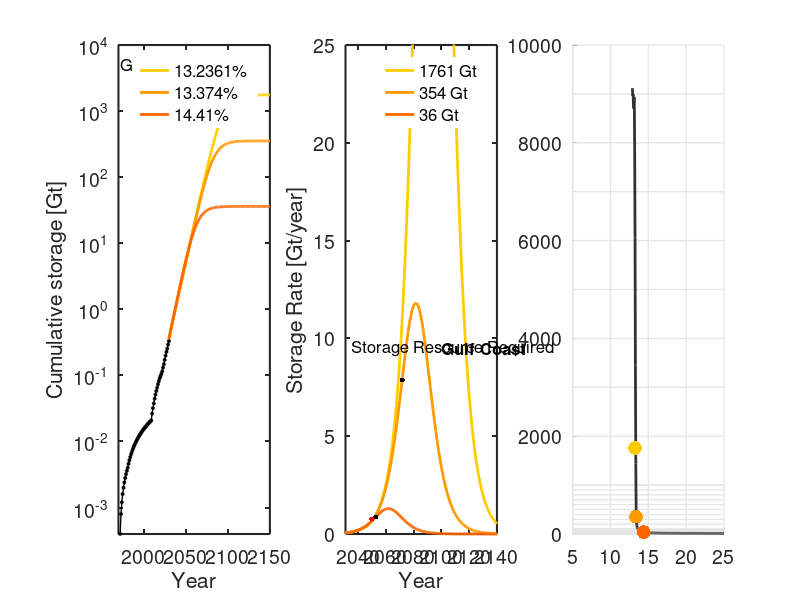

This figure's MATLAB source: (Note: this script raises an error after producing the figure.)
% US national 

clear all
close all
set(0,'DefaultAxesFontSize',14, 'defaultlinelinewidth', 2,...
    'DefaultAxesTitleFontWeight', 'normal')

% Define colormaps, note that colorbrewer was used for manuscript figures,
% and requires additional packages
bluecc = summer(6); 
autumncc = flipud(autumn(6)); 
coolcc = flipud(cool(6)); 
greycc = flipud(gray(6)); 

%% Load Data - historical data 
load('GCdata.txt')
years = GCdata(:,1); % years
qinj =  GCdata(:,2); % MT - storage rate 
Q =  GCdata(:,3)./1000; % Gt - cumulative storage 

% US national 

%% Input
% Growth rate fit to current data
w =0.152439003;
% possible storage capacity required in 2100
Qinf = [366];
% Fit peak years
peak_year = [2096]; 
% Input for models with change in rate in 2030
year_rate_change = (2030);
% rate change
rtarget = [0.132361, 0.13374  0.1441];

% resulting storage to meet 2100 target
Qtarget =[1761.2, 353.7017   36.4242];

% resulting peak injection
peak_target = [2094.1, 2081.6 2061.9];

% vector defining years c5alculate model output
x = [years(1):2150];
% calculate the constant for exponential growth
% a = Q(2030)./exp(year_Rate_change.*w);
%% Plot cumulative storage
figure('position', [105  337  1700  441])
subplot(1,3,1)
hold on


% Plot increased rate data
for i=1:length(Qtarget)
    % trajectory from 8.6 and a rate change to 10.6
    cum_at_rate_change = exp(year_rate_change.*w).*exp(-310.4750519);
    x2 = [year_rate_change:2150];
    
    C = (Qtarget(i)-cum_at_rate_change);
    pt = (C./(1+exp(rtarget(i)*(peak_target(i)-x2))));
    plot(x2,pt, 'color', autumncc(i+1,:))
end


% Plot actual data - historical growth data 
plot(years(1:end), Q(1:end),'-ok','MarkerFaceColor', 'k','MarkerSize',2, 'linewidth', 1,'HandleVisibility','off')
set(gca, 'YScale', 'log')

% Large plot axis
text(1972, 5000, 'Growth Rates', 'fontsize', 12)
axis([1970 2150 10^-3.4 10^4])
legend({[num2str(rtarget(1)*100), '%'], ...
    [num2str(rtarget(2)*100), '%'],[num2str(rtarget(3)*100), '%']}, ...
    'Box', 'off',  'fontsize', 12, 'Position', ...
    [0.126 0.63 0.07 0.2630])
xlabel('Year')
ylabel('Cumulative storage [Gt]')
box on
set(gca, 'YScale', 'log')
set(gca, 'Color', 'white');
set(gca,'linewidth',1.5)

%% Storage rate subplot
subplot(1,3,2)
hold on


% Calculate rate change storage curves
for i=1:length(Qtarget)
    cum_2030 = exp(year_rate_change.*w).*exp(-310.4750519);
    x2 = [year_rate_change:2150];
    
    C = (Qtarget(i)-cum_2030);
    
    yrate = (C.*rtarget(i).*exp(rtarget(i).*(peak_target(i)-x2)))./...
        ((1+exp(rtarget(i).*(peak_target(i)-x2))).^2);
    
    plot(x2,yrate, 'color', autumncc(i+1,:))
end

% Calculate inflection years
inflection_time_red = peak_target-log(2+sqrt(3))./rtarget;
C = (Qtarget-cum_2030);
y_inflect_red = (C.*rtarget.*exp(rtarget.*(peak_target-inflection_time_red)))./...
        ((1+exp(rtarget.*(peak_target-inflection_time_red))).^2);

% Label and plot inflection years  
 
plot(inflection_time_red, y_inflect_red, '.k', 'markersize', 12)


plot(2050, 0.769, '.r', 'markersize', 12,'HandleVisibility','off')

% Format and annotate plot
box on
xlabel('Year')
ylabel('Storage Rate [Gt/year]')
set(gca,'linewidth',1.5)
set(gca, 'Color', 'white')
axis([2031 2140 0 25])
set(gcf, 'Color', [1,1,1]);


text(2035, 9.5, sprintf('Storage Resource Required'), 'fontsize', 12)
legend({ [num2str(round(Qtarget(1))),  ' Gt'], ...
    [num2str(round(Qtarget(2))),  ' Gt'],[num2str(round(Qtarget(3))), ' Gt']}, ...
    'Box', 'off',  'fontsize', 12,... 
    'Position',[0.41 0.63 0.07 0.2630])
text(2100,9.5, 'Gulf Coast', 'fontsize', 12, 'FontWeight', 'bold')


%% Now plot target tradeoff curves
subplot(1,3,3)
hold on
axis_def = [5 25 1 10000];
line_grey = ones(1,3).*0.9;
for i=1:1:10
plot([axis_def(1)+0.1, axis_def(2)-0.1], [i i], 'linewidth', 1, 'color', line_grey,'HandleVisibility','off')
end
for i=10:10:101
plot([axis_def(1)+0.1, axis_def(2)-0.1], [i i], 'linewidth', 1, 'color', line_grey,'HandleVisibility','off')
end
for i=100:100:1000
plot([axis_def(1)+0.1, axis_def(2)-0.1], [i i], 'linewidth', 1, 'color', line_grey,'HandleVisibility','off')
end
for i=1000:1000:10000
plot([axis_def(1)+0.1, axis_def(2)-0.1], [i i], 'linewidth', 1, 'color', line_grey,'HandleVisibility','off')
end
for i=axis_def(1):5:axis_def(2)
plot([i, i], [axis_def(3) axis_def(4)], 'linewidth', 1, 'color', line_grey,'HandleVisibility','off')
end

% load cumulative storage contours 
load('target674.txt')
Rr = target674(:,1);  % grpwth rate
M = target674(:,2); % Qmin
plot(Rr.*100, M, 'k', 'color', greycc(end-1,:))
%hold on

    
for i=1:length(Qtarget)
    cum_2030 = exp(year_rate_change.*w).*exp(-310.4750519);
    C = (Qtarget(i)-cum_2030);
    plot(rtarget(i).*100,C, '.','markersize', 30, 'color', autumncc(i+1,:),'HandleVisibility','off')
end

yline(1767)
yline(366)
yline(37)

% format plot
set(gca, 'YScale', 'log')
axis(axis_def)
box on
xlabel('Growth Rate [%]')
ylabel('Storage resource required [Gt]')
set(gca, 'Color', 'none');
set(gca,'linewidth',1.5)

text(5.1, 5, sprintf('Storage rate by 2050'), 'fontsize', 14)

legend({['674 Mt/yr, Gulf Coast Hub']}, ...
   'Box', 'off',  'fontsize', 13,'location', 'southwest')